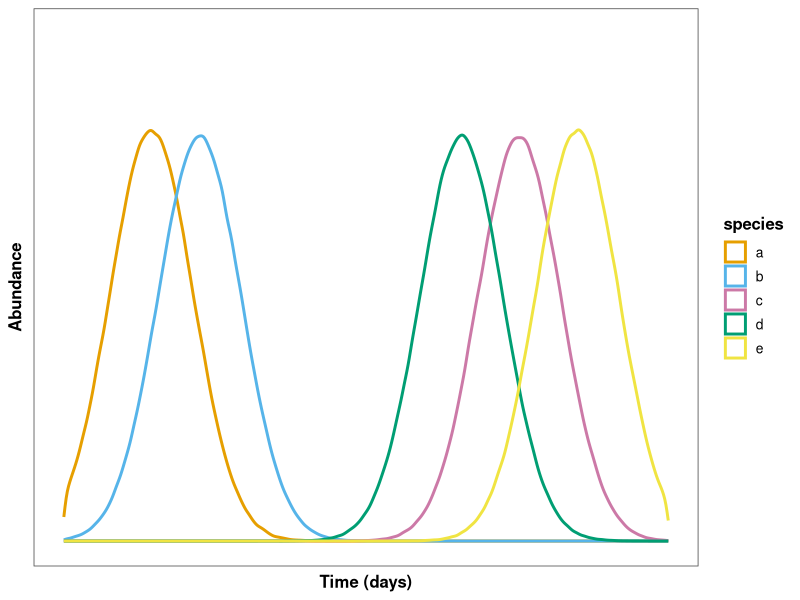
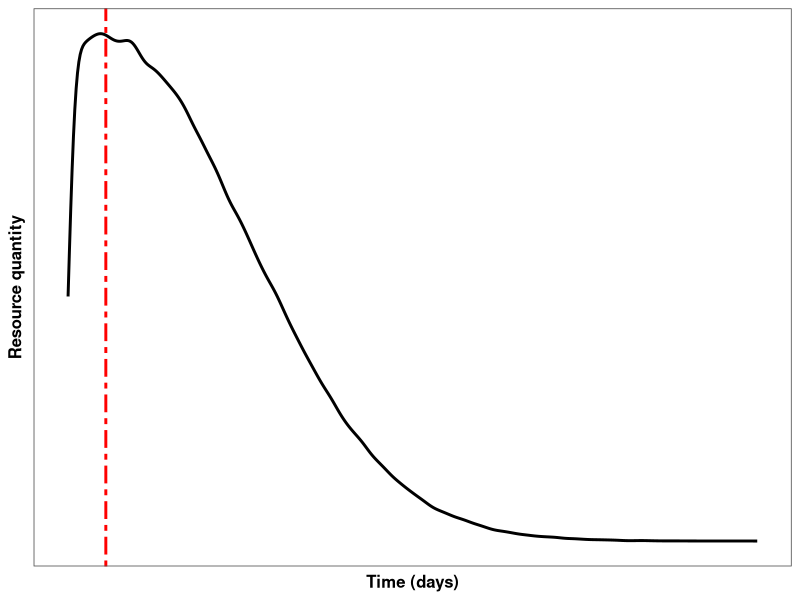
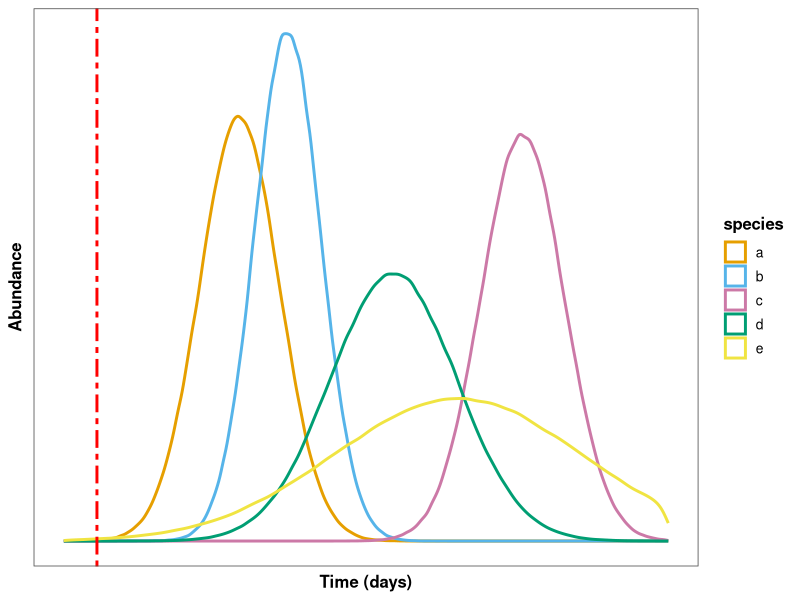
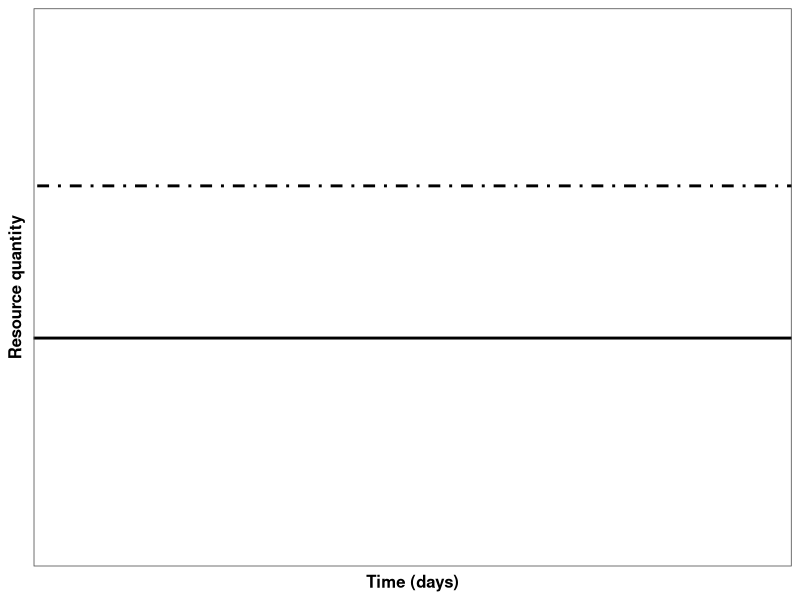
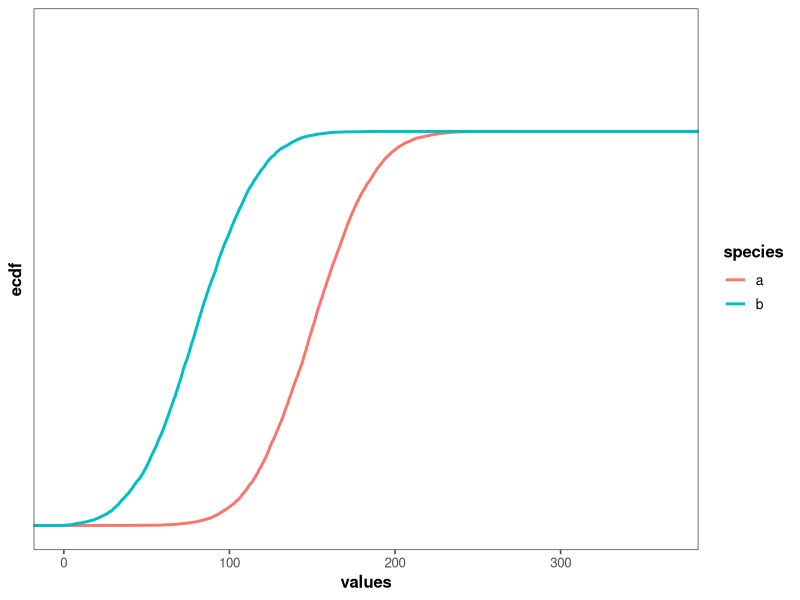
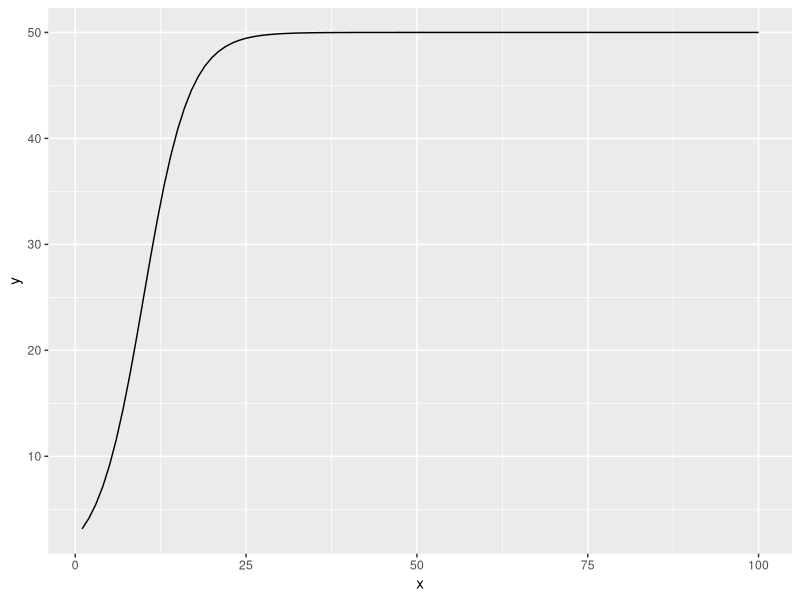
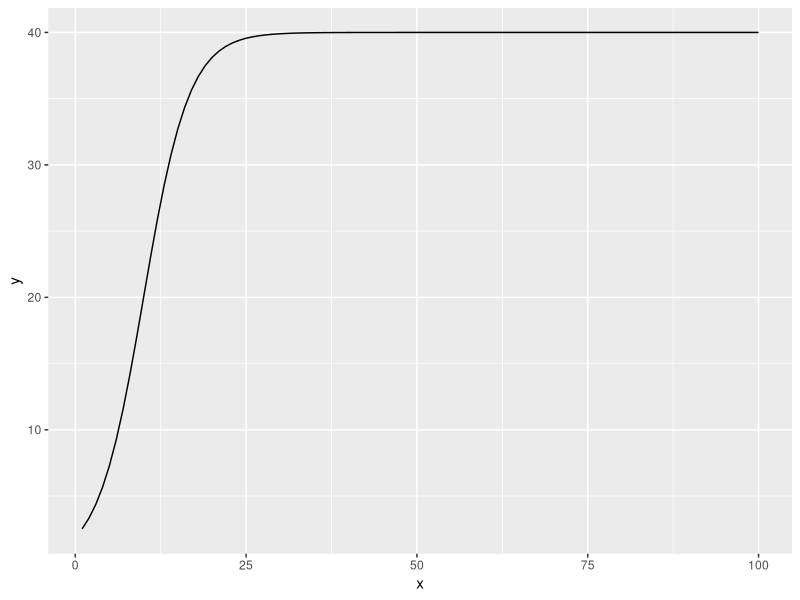
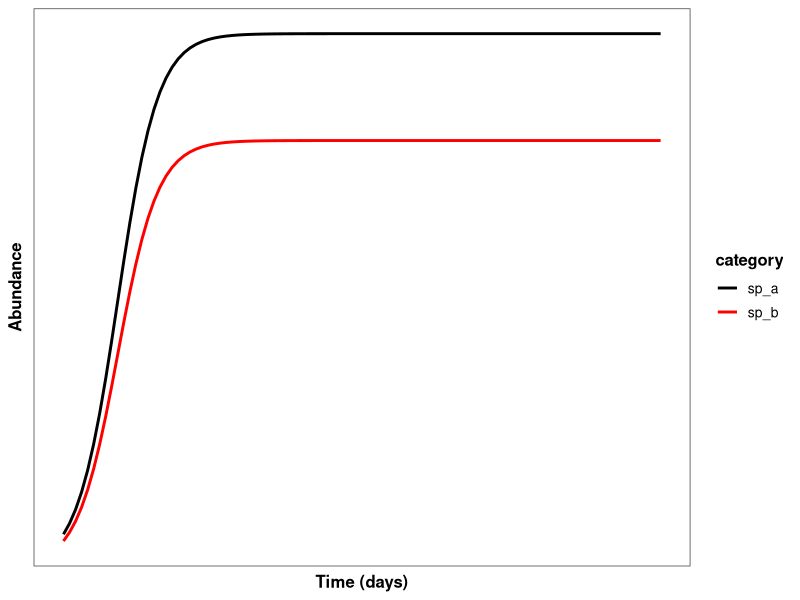

Generate these figures, in order, with R: (Note: this script raises an error after producing the figures.)
library(tidyverse)
library(ggplot2)
library(ggthemes)

# making rnorms into dataframes that can be bound together for ggplot
sp1 <- data.frame(value = rnorm(1000000,mean = 53, sd = 25),
                  species="a")
sp2 <- data.frame(value = rnorm(1000000, mean = 82, sd = 25),
                  species="b")
sp3 <- data.frame(value = rnorm(1000000, mean = 275, sd = 25),
                  species="c")
sp4 <- data.frame(value = rnorm(1000000, mean = 240, sd = 25),
                  species="d")
sp5 <- data.frame(value = rnorm(1000000, mean = 310, sd = 25),
                  species="e")

# making the concept plot with ggplot()
sp_combined <- rbind(sp1,sp2,sp3,sp4,sp5)

jornada_abund_plot <- sp_combined %>%
  ggplot(aes(x=value,colour=species))+
  geom_density(linewidth=1)+
  theme_few()+
  labs(x = "Time (days)",
       y = "Abundance") +
  theme(axis.title = element_text(size = 12,face = "bold",),
        legend.title = element_text(size = 12, face = "bold"),
        legend.text = element_text(size = 10)) +
  xlim(0,365) +
  ylim(0,0.02) +
  scale_colour_manual(values = c("a" = "#E69F00",
                                 "b" = "#56B4E9",
                                 "c" = "#CC79A7",
                                 "d" = "#009E73",
                                 "e" = "#F0E442"),
                      breaks = c("a","b","c","d","e"))+
  theme(axis.text.y = element_blank(),
        axis.ticks.y = element_blank(),
        axis.text.x = element_blank(),
        axis.ticks.x = element_blank(),)
jornada_abund_plot
# ggsave("plots/jornada_concept_abundance.png",plot=jornada_abund_plot,scale=1,dpi=600)

############################################################################################################################
# One pulse plots
# making a big rnorm distribution centered around ~20 with a large sd
pulse_initial <- data.frame(value = rnorm(1000000, mean = 20, sd = 75))

pulse_i_plot <- pulse_initial %>%
  ggplot(aes(x = value)) +
  geom_density(linewidth = 1)+
  theme_few()+
  labs(y = "Resource quantity",
       x = "Time (days)") +
  theme(axis.title = element_text(size = 12,face = "bold",),
        legend.title = element_text(size = 12, face = "bold"),
        legend.text = element_text(size = 10)) +
  geom_vline(xintercept = 20, linewidth = 1,colour = "red", linetype = "twodash")+
  xlim(0,365)+
  theme(axis.text.y = element_blank(),
        axis.ticks.y = element_blank(),
        axis.text.x = element_blank(),
        axis.ticks.x = element_blank())
pulse_i_plot
# ggsave("plots/one_pulse_concept.png",plot=pulse_i_plot,scale=1,dpi=600)

# making the responses per species
pulse_sp1 <- data.frame(value = rnorm(1000000, mean = 106, sd = 24),
                        species = "a")
pulse_sp2 <- data.frame(value = rnorm(1000000, mean = 135, sd = 20),
                        species = "b")
pulse_sp3 <- data.frame(value = rnorm(1000000, mean = 277, sd = 25),
                        species = "c")
pulse_sp4 <- data.frame(value = rnorm(1000000, mean = 199, sd = 38),
                        species = "d")
pulse_sp5 <- data.frame(value = rnorm(1000000, mean = 238, sd = 75),
                        species = "e")

response_combined <- rbind(pulse_sp1,pulse_sp2,pulse_sp3,pulse_sp4,pulse_sp5)

one_pulse_response_plot <- response_combined %>%
  ggplot(aes(x=value,colour=species))+
  geom_density(linewidth=1)+
  theme_few()+
  labs(x = "Time (days)",
       y = "Abundance") +
  theme(axis.title = element_text(size = 12,face = "bold",),
        legend.title = element_text(size = 12, face = "bold"),
        legend.text = element_text(size = 10)) +
  xlim(0,365) +
  scale_colour_manual(values = c("a" = "#E69F00",
                                 "b" = "#56B4E9",
                                 "c" = "#CC79A7",
                                 "d" = "#009E73",
                                 "e" = "#F0E442"),
                      breaks = c("a","b","c","d","e"))+
  geom_vline(xintercept = 20,linewidth = 1,colour = "red", linetype = "twodash")+
  theme(axis.text.y = element_blank(),
        axis.ticks.y = element_blank(),
        axis.text.x = element_blank(),
        axis.ticks.x = element_blank())
one_pulse_response_plot
# ggsave("plots/one_pulse_response_plot.png",plot=one_pulse_response_plot,scale=1,dpi=600)
ggsave("plots/one_pulse_response_plot.pdf",plot=one_pulse_response_plot,scale=1,dpi=600)

############################################################################################################################
# Chemostat and no pulse response

chemostat_plot <- ggplot()+
  geom_abline(slope = 0,
              intercept = 20,
              linewidth = 1) +
  geom_abline(slope = 0,
              intercept = 35,
              linewidth = 1,
              linetype = "dotdash") +
  labs(x = "Time (days)",
       y = "Resource quantity") +
  xlim(0,365) +
  ylim(0, 50) +
  theme_few() +
  theme(axis.title = element_text(size = 12,face = "bold",),
        legend.title = element_text(size = 12, face = "bold"),
        legend.text = element_text(size = 10)) +
 theme(axis.text.y = element_blank(),
       axis.ticks.y = element_blank(),
       axis.text.x = element_blank(),
       axis.ticks.x = element_blank())
chemostat_plot
# ggsave("plots/chemostat_plot.png",plot=chemostat_plot,scale=1,dpi=600)

# logistic curve? Will try doing rnorm into cumulative frequency
chemo_sp1 <- data.frame(values = rnorm(10000, mean = 150, sd = 30),
                           species = "a")
chemo_sp2 <- data.frame(values = rnorm(10000, mean = 80, sd = 30),
                           species = "b")

chemostat_combined <- rbind(chemo_sp1,chemo_sp2)

chemostat_response_concept <- chemostat_combined %>%
  ggplot(aes(x = values,
             colour = species)) +
  stat_ecdf(linewidth = 1)+
  xlim(0,365) +
  ylim(0, 1.25) +
  theme_few() +
  theme(axis.title = element_text(size = 12,face = "bold",),
        legend.title = element_text(size = 12, face = "bold"),
        legend.text = element_text(size = 10)) +
  theme(axis.text.y = element_blank(),
        axis.ticks.y = element_blank())
chemostat_response_concept

# This doesn't work because both species terminate at the same end value
# find a new way to make logistic curves

# From https://library.virginia.edu/data/articles/simulating-a-logistic-regression-model ??
# using the logistic formula y = L/(1+e^(-k(x-x0))))

data1 <- data.frame(x = c(1:100)) %>%
  mutate(category = "sp_a")%>%
  mutate(y = 50/(1+exp(-0.3*(x-10))))
data2 <- data.frame(x = c(1:100)) %>%
  mutate(category = "sp_b")%>%
  mutate(y = 40/(1+exp(-0.3*(x-10))))
ggplot(data1,aes(x=x,y=y))+geom_line() #proof of concept
ggplot(data2,aes(x=x,y=y))+geom_line()
datacomb <- rbind(data1,data2)       
logistic_plot <- datacomb %>%
  ggplot(aes(x = x,
             y = y,
             colour = category)) +
  geom_line(linewidth = 1) +
  theme_few() +
  theme(axis.title = element_text(size = 12,face = "bold",),
        legend.title = element_text(size = 12, face = "bold"),
        legend.text = element_text(size = 10)) +
  theme(axis.text.y = element_blank(),
        axis.ticks.y = element_blank(),
        axis.text.x = element_blank(),
        axis.ticks.x = element_blank())+
  labs(x = "Time (days)",
       y = "Abundance") +
  scale_colour_manual(values = c("sp_a" = "black",
                                 "sp_b" = "red"))
logistic_plot
# ggsave("plots/logisticAbundance.png",plot=logistic_plot,scale=1,dpi=600)


#############################################################################
# 4/10/2023 plots 

# Changing the multiple pulse response plot so that all the plants have the same distribution just with different standard deviations? same mean
pulse_new1 <- data.frame(value = rnorm(1000000, mean = 25, sd = 15),
                        species = "a")
pulse_new2 <- data.frame(value = rnorm(1000000, mean = 85, sd = 20),
                        species = "b")
pulse_new3 <- data.frame(value = rnorm(1000000, mean = 50, sd = 30),
                        species = "c")
pulse_new4 <- data.frame(value = rnorm(1000000, mean = 125, sd = 40),
                        species = "d")
pulse_new5 <- data.frame(value = rnorm(1000000, mean = 165, sd = 50),
                        species = "e")

response_new <- rbind(pulse_new1,pulse_new2,pulse_new3,pulse_new4,pulse_new5)

one_pulse_response_new <- response_new %>%
  ggplot(aes(x=value,colour=species))+
  geom_density(linewidth=1)+
  theme_few()+
  labs(x = "Time (days)",
       y = "Abundance") +
  theme(axis.title = element_text(size = 12,face = "bold",),
        legend.title = element_text(size = 12, face = "bold"),
        legend.text = element_text(size = 10)) +
  scale_colour_manual(values = c("a" = "#E69F00",
                                 "b" = "#56B4E9",
                                 "c" = "#CC79A7",
                                 "d" = "#009E73",
                                 "e" = "#F0E442"),
                      breaks = c("a","b","c","d","e"))+
  theme(axis.text.y = element_blank(),
        axis.ticks.y = element_blank(),
        axis.text.x = element_blank(),
        axis.ticks.x = element_blank())+
  xlim(-50,365)
one_pulse_response_new
ggsave("plots/one_pulse_response_new3.png",plot=one_pulse_response_new,scale=1,dpi=600)
ggsave("plots/one_pulse_response_new3.pdf",plot=one_pulse_response_new,scale=1,dpi=600)

# fixing the one pulse concept resource
x <- seq(0, 20, length.out=1000)
resource <- data.frame(x=x, px=dexp(x, rate=0.65))
resource[1,2] <- 0

# Lizzie's example plot
# plot(dat$px ~ x, type="l", ylab="imaginary resource", xlab="time")

onepulse_plot <- resource %>%
  ggplot(aes(x = x,
             y = px)) +
  geom_line(linewidth = 1) +
  theme_few()+
  labs(y = "Resource quantity",
       x = "Time (days)") +
  theme(axis.title = element_text(size = 12,face = "bold",),
        legend.title = element_text(size = 12, face = "bold"),
        legend.text = element_text(size = 10)) +
  theme(axis.text.y = element_blank(),
        axis.ticks.y = element_blank(),
        axis.text.x = element_blank(),
        axis.ticks.x = element_blank())
onepulse_plot
# ggsave("plots/one_pulse_resource.png",plot=onepulse_plot,scale=1,dpi=600)
